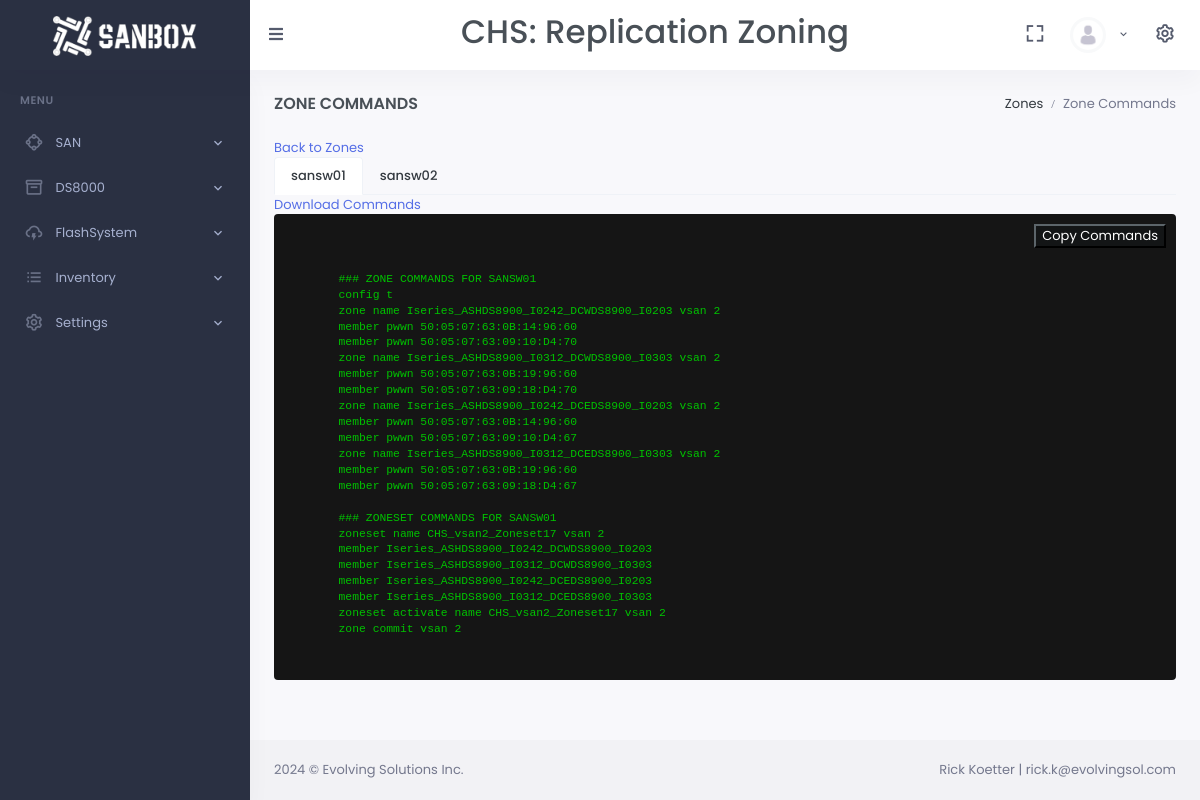
The app's page /create-zones/ with its own data.
### san_app/models.py (models this page shows, shortened)
class Project(models.Model):
    customer = models.ForeignKey(Customer, related_name='projects', on_delete=models.CASCADE)
    name = models.CharField(max_length=200)
    class Meta:
        ordering = ['customer', 'name']
    class Meta:
        unique_together = ['customer', 'name']

class Customer(models.Model):
    name = models.CharField(max_length=200, unique=True)
    class Meta:
        ordering = ['name']

class Fabric(models.Model):
    project = models.ForeignKey(Project, related_name='fabrics', on_delete=models.CASCADE)
    name = models.CharField(max_length=64)
    zoneset_name = models.CharField(max_length=200)
    vsan = models.IntegerField(blank=True, null=True)
    exists = models.BooleanField(default=False)
    class Meta:
        unique_together = ['project', 'name']

### san_app/views.py (the view)
# urls.py: path('create-zones/', views.create_zones, name='create_zones'),
def create_zones(request):
    zone_command_dict = create_zone_command_dict()
    context = {
        'zone_command_dict': zone_command_dict,
        'heading': 'Zone Commands',
        'pageview': 'Zones'
        }
    return render(request, 'create_zones.html', context)

### san_app/context_processors.py (called while the page is built)
def active_customer(request):
    config = Config.objects.select_related('project').first()
    return {'active_project': config.project if config else None}

### san_app/views.py (called while the page is built)
def merge_dicts(*dicts):
    merged_dict = {}
    for d in dicts:
        for key, value in d.items():
            if key in merged_dict:
                merged_dict[key].extend(value)
            else:
                merged_dict[key] = value
    return merged_dict

### san_app/templates/create_zones.html (shortened to what this page needs)
<!DOCTYPE html>
{% extends "partials/base.html" %}
{% load static %}
{% block content %}
<div>
  <a href="{% url 'zones' %}" key="t-saas">Back to Zones</a>
</div>
<ul class="nav nav-tabs">
  {% for fabric in zone_command_dict %}
    <li class="nav-item">
      <a class="nav-link {% if forloop.first %}active{% endif %}" data-toggle="tab" href="#{{ fabric|cut:' ' }}">{{ fabric }}</a>
    </li>
  {% endfor %}
</ul>
<a href="{% url 'download_commands_zip' %}" download>Download Commands</a>
<div class="tab-content">
  {% for key, value in zone_command_dict.items %}
    <div id="{{ key|cut:' ' }}" class="tab-pane fade{% if forloop.first %} show active{% endif %}">
      <div class="code-block">
        <pre><code>
        {% for command in value %}
        {{ command }}{% endfor %}
        </code></pre>
        <button class="copy-button" onclick="copyCode()">Copy Commands</button>
      </div>
    </div>
  {% endfor %}
</div>
{% endblock %}

### san_app/templates/partials/header.html (shortened to what this page needs)
{% load static %}
{% block header%}
        <header id="page-topbar">
            <div class="navbar-header">
                <div class="d-flex">
                    <div class="navbar-brand-box">
                        <a href="{% url 'index' %}" class="logo logo-light">
                            <span class="logo-lg">
                                <img src="{% static 'images/logo-light.png' %}" alt="" height="40">
                            </span>
                        </a>
                    </div>
                    <button type="button" class="btn btn-sm px-3 font-size-16 header-item waves-effect" id="vertical-menu-btn">
                        <i class="fa fa-fw fa-bars"></i>
                    </button>
                </div>
                <div id="active-customer-placeholder">
                    <h1>
                    {% if active_project %}
                        <a class="nav-item nav-link active-customer">{{ active_project.customer.name }}: {{ active_project.name }}</a>
                    {% else %}
                        <a class="nav-item nav-link" href="#">No Active Customer</a>
                    {% endif %}
                    </h1>
                </div>
                <div class="d-flex">
                    <div class="dropdown d-none d-lg-inline-block ms-1">
                        <button type="button" class="btn header-item noti-icon waves-effect" data-bs-toggle="fullscreen">
                            <i class="bx bx-fullscreen"></i>
                        </button>
                    </div>
                    <div class="dropdown d-inline-block">
                        <button type="button" class="btn header-item waves-effect" id="page-header-user-dropdown"
                        data-bs-toggle="dropdown" aria-haspopup="true" aria-expanded="false">
                            <img class="rounded-circle header-profile-user" src="{% static 'images/users/user-dummy-img.jpg' %}"
                                alt="Header Avatar">
                            <i class="mdi mdi-chevron-down d-none d-xl-inline-block"></i>
                        </button>
                    </div>
                    <div clacalendar-full.htmls="dropdown d-inline-block">
                        <button type="button" class="btn header-item noti-icon right-bar-toggle waves-effect">
                            <i class="bx bx-cog bx-spin"></i>
                        </button>
                    </div>
                </div>
            </div>
        </header>
{% endblock %}

### san_app/static/css/main.css (style rules this page uses)
ul { list-style-type: none; padding: 0; }
.code-block { position: relative; background-color: #151515; padding: 10px; border-radius: 4px; margin-bottom: 20px; line-height: 1.4; }
code { color: #00C200 !important; }
.copy-button { background-color: #131516; border-color: #131516; color: #fff; position: absolute; top: 10px; right: 10px; }
.active-customer { background-color: #f8f9fa; font-weight: bold; }
h1 { text-align: center; margin-bottom: 20px; }
body { font-family: monospace; background-color: #ffffff; color: #000000; text-align: center; margin-top: 50px; }
.logo { font-size: 14px; line-height: 1.5; }

### records on screen
Project: customer.name "CHS", name "Replication Zoning"
Fabric: zone_command_dict "sansw01"
Fabric: zone_command_dict "sansw02"

### other values on screen
{{ heading }} "ZONE COMMANDS"
{{ pageview }} "Zones"
{{ heading }} "Zone Commands"
{{ command }} "### ZONE COMMANDS FOR SANSW01" "config t" "zone name Iseries_ASHDS8900_I0242_DCWDS8900_I0203 vsan 2" "member pwwn 50:05:07:63:0B:14:96:60" "member pwwn 50:05:07:63:09:10:D4:70" "zone name Iseries_ASHDS8900_I0312_DCWDS8900_I0303 vsan 2" "member pwwn 50:05:07:63:0B:19:96:60" "member pwwn 50:05:07:63:09:18:D4:70" "zone name Iseries_ASHDS8900_I0242_DCEDS8900_I0203 vsan 2" "member pwwn 50:05:07:63:0B:14:96:60" "member pwwn 50:05:07:63:09:10:D4:67" "zone name Iseries_ASHDS8900_I0312_DCEDS8900_I0303 vsan 2" "member pwwn 50:05:07:63:0B:19:96:60" "member pwwn 50:05:07:63:09:18:D4:67" "### ZONESET COMMANDS FOR SANSW01" "zoneset name CHS_vsan2_Zoneset17 vsan 2" "member Iseries_ASHDS8900_I0242_DCWDS8900_I0203" "member Iseries_ASHDS8900_I0312_DCWDS8900_I0303" "member Iseries_ASHDS8900_I0242_DCEDS8900_I0203" "member Iseries_ASHDS8900_I0312_DCEDS8900_I0303" "zoneset activate name CHS_vsan2_Zoneset17 vsan 2" "zone commit vsan 2"
